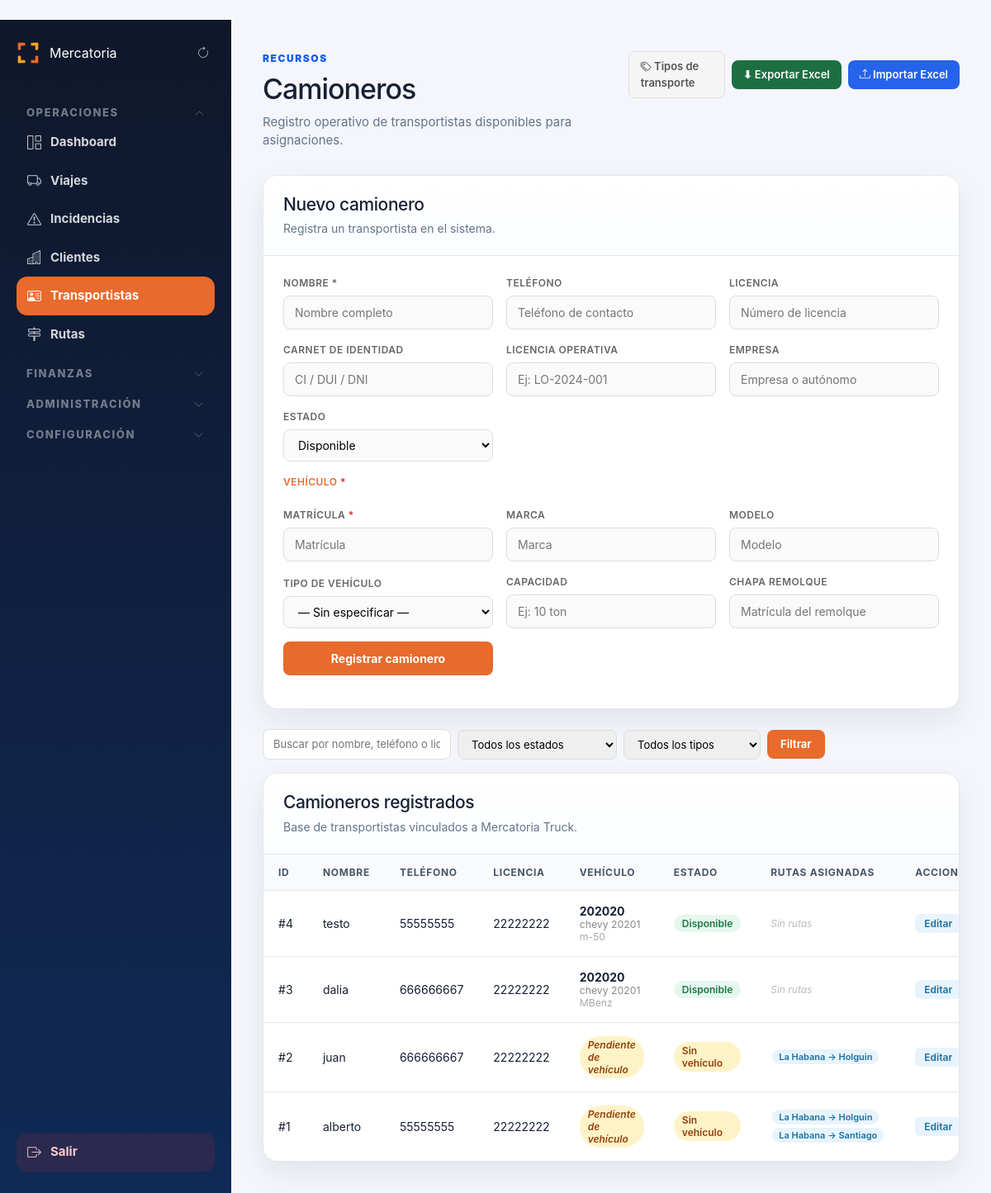
The page /admin/camioneros (signed in) on the database its author committed.
### tables this page shows
CREATE TABLE vehiculos (
        id INTEGER PRIMARY KEY AUTOINCREMENT,
        camionero_id INTEGER,
        matricula TEXT,
        marca TEXT,
        modelo TEXT,
        tipo TEXT,
        capacidad TEXT,
        combustible TEXT,
        estado TEXT DEFAULT 'Disponible',
        activo INTEGER DEFAULT 1,
        fecha_creacion TEXT DEFAULT CURRENT_TIMESTAMP
    , tipo_vehiculo_id INTEGER, placa TEXT, chapa_remolque TEXT);

CREATE TABLE camioneros (
        id INTEGER PRIMARY KEY AUTOINCREMENT,
        nombre TEXT,
        telefono TEXT,
        licencia TEXT,
        matricula TEXT,
        tipo TEXT,
        capacidad TEXT,
        estado TEXT DEFAULT 'Disponible',
        activo INTEGER DEFAULT 1,
        fecha_creacion TEXT DEFAULT CURRENT_TIMESTAMP
    , deleted_at TEXT, deleted_by TEXT, carnet_identidad TEXT, licencia_operativa TEXT, empresa TEXT);

CREATE TABLE rutas (
        id INTEGER PRIMARY KEY AUTOINCREMENT,
        nombre TEXT,
        origen TEXT NOT NULL,
        destino TEXT NOT NULL,
        zona TEXT,
        km_oficiales REAL DEFAULT 0,
        activa INTEGER DEFAULT 1,
        fecha_creacion TEXT DEFAULT CURRENT_TIMESTAMP
    , tarifa_km REAL);

### routes/admin.py (the view, shortened to what this page needs)
@admin_bp.route("/camioneros", methods=["GET", "POST"])
def admin_camioneros():
    if not requiere_admin():
        return redirect("/login")
    conexion = conectar()
    cursor = conexion.cursor()
    error = None
    buscar           = request.args.get("buscar", "").strip()
    filtro_estado    = request.args.get("estado", "").strip()
    filtro_tipo      = request.args.get("tipo_transporte", "").strip()
    pagina           = max(1, int(request.args.get("pagina", 1) or 1))
    por_pagina       = 20
    condiciones = ["(c.activo = 1 OR c.activo IS NULL)", "c.deleted_at IS NULL"]
    params = []
    if buscar:
        condiciones.append(f"(c.nombre LIKE {ph()} OR c.telefono LIKE {ph()} OR c.licencia LIKE {ph()})")
        like = f"%{buscar}%"
        params.extend([like, like, like])
    if filtro_estado:
        condiciones.append(f"LOWER(c.estado) = {ph()}")
        params.append(filtro_estado.lower())
    if filtro_tipo:
        condiciones.append(f"LOWER(COALESCE(v.tipo, '')) = {ph()}")
        params.append(filtro_tipo.lower())
    where = "WHERE " + " AND ".join(condiciones)
    cursor.execute(f"""
        SELECT COUNT(DISTINCT c.id) AS total
        FROM camioneros c
        LEFT JOIN vehiculos v ON v.camionero_id = c.id AND v.activo = 1
        {where}
    """, params)
    total = cursor.fetchone()["total"]
    total_paginas = max(1, (total + por_pagina - 1) // por_pagina)
    pagina = min(pagina, total_paginas)
    offset = (pagina - 1) * por_pagina
    cursor.execute(f"""
        SELECT c.id, c.nombre, c.telefono, c.licencia, c.estado,
               COALESCE(v.matricula, '—') AS vehiculo_matricula,
               COALESCE(v.marca, '') AS vehiculo_marca,
               COALESCE(v.modelo, '') AS vehiculo_modelo,
               COALESCE(v.tipo, '') AS vehiculo_tipo,
               v.id AS vehiculo_id
        FROM camioneros c
        LEFT JOIN vehiculos v ON v.camionero_id = c.id AND v.activo = 1
        {where}
        ORDER BY c.id DESC
        LIMIT ? OFFSET ?
    """, params + [por_pagina, offset])
    lista = cursor.fetchall()
    cursor.execute(
        "SELECT id, nombre FROM tipos_vehiculo WHERE activo = 1 ORDER BY nombre"
    )
    tipos_vehiculo = cursor.fetchall()
    conexion.close()
    rutas_por_camionero = {c["id"]: get_rutas_por_camionero(c["id"]) for c in lista}
    return render_template(
        "admin/camioneros.html",
        lista=lista,
        estados=CAMIONERO_ESTADOS,
        rutas_por_camionero=rutas_por_camionero,
        buscar=buscar,
        filtro_estado=filtro_estado,
        filtro_tipo=filtro_tipo,
        tipos_vehiculo=tipos_vehiculo,
        pagina_actual=pagina,
        total_paginas=total_paginas,
        total=total,
        error=error,
    )

### templates/admin/camioneros.html (shortened to what this page needs)
﻿{% extends "admin/base_admin.html" %}
{% block contenido %}
<div class="page-header">
    <div>
        <span class="eyebrow">Recursos</span>
        <h1>Camioneros</h1>
        <p>Registro operativo de transportistas disponibles para asignaciones.</p>
    </div>
    <div style="display:flex;gap:8px;align-items:center;">
        {% if session.get('rol') == 'admin' %}
        <a href="/admin/catalogos/tipo-transporte"
           style="padding:8px 14px;background:#f5f5f5;color:#555;border:1px solid #ddd;border-radius:8px;font-size:13px;font-weight:600;text-decoration:none;">
            <i class="bi bi-tags"></i> Tipos de transporte
        </a>
        {% endif %}
        <a href="/admin/exportar/camioneros" class="btn-excel-export">⬇ Exportar Excel</a>
        <button class="btn-excel-import" data-bs-toggle="modal" data-bs-target="#modalImportarCamioneros">
            <i class="bi bi-upload"></i> Importar Excel
        </button>
    </div>
</div>
<section class="panel" style="margin-bottom: 24px;">
    <div class="panel-header">
        <div>
            <h2>Nuevo camionero</h2>
            <p>Registra un transportista en el sistema.</p>
        </div>
    </div>
    <div style="padding: 24px;">
        <form method="POST" action="/admin/camioneros" class="form-crud-grid">
            <div class="form-crud-field">
                <label>Nombre *</label>
                <input type="text" name="nombre" class="input-crud" required placeholder="Nombre completo">
            </div>
            <div class="form-crud-field">
                <label>Teléfono</label>
                <input type="text" name="telefono" class="input-crud" placeholder="Teléfono de contacto">
            </div>
            <div class="form-crud-field">
                <label>Licencia</label>
                <input type="text" name="licencia" class="input-crud" placeholder="Número de licencia">
            </div>
            <div class="form-crud-field">
                <label>Carnet de Identidad</label>
                <input type="text" name="carnet_identidad" class="input-crud" placeholder="CI / DUI / DNI">
            </div>
            <div class="form-crud-field">
                <label>Licencia Operativa</label>
                <input type="text" name="licencia_operativa" class="input-crud" placeholder="Ej: LO-2024-001">
            </div>
            <div class="form-crud-field">
                <label>Empresa</label>
                <input type="text" name="empresa" class="input-crud" placeholder="Empresa o autónomo">
            </div>
            <div class="form-crud-field">
                <label>Estado</label>
                <select name="estado" class="input-crud">
                    {% for e in estados %}
                    <option value="{{ e }}">{{ e }}</option>
                    {% endfor %}
                </select>
            </div>
            <div class="form-crud-field" style="grid-column:1/-1;">
                <label style="color:#E86A2C;">Vehículo <span style="color:#DC2626;">*</span></label>
            </div>
            <div class="form-crud-field">
                <label>Matrícula <span style="color:#DC2626;">*</span></label>
                <input type="text" name="matricula" id="campo-matricula" class="input-crud" placeholder="Matrícula" required>
            </div>
            <div class="form-crud-field">
                <label>Marca</label>
                <input type="text" name="marca" class="input-crud" placeholder="Marca">
            </div>
            <div class="form-crud-field">
                <label>Modelo</label>
                <input type="text" name="modelo" class="input-crud" placeholder="Modelo">
            </div>
            <div class="form-crud-field">
                <label>Tipo de vehículo</label>
                <select name="tipo" class="input-crud">
                    <option value="">— Sin especificar —</option>
                </select>
            </div>
            <div class="form-crud-field">
                <label>Capacidad</label>
                <input type="text" name="capacidad" class="input-crud" placeholder="Ej: 10 ton">
            </div>
            <div class="form-crud-field">
                <label>Chapa Remolque</label>
                <input type="text" name="chapa_remolque" class="input-crud" placeholder="Matrícula del remolque">
            </div>
            <div class="form-crud-field form-crud-submit">
                <button type="submit" class="btn-crud-primary">Registrar camionero</button>
            </div>
        </form>
    </div>
</section>
<form method="GET" action="/admin/camioneros" style="display:flex;gap:8px;align-items:center;margin-bottom:16px;flex-wrap:wrap;">
    <input type="text" name="buscar" value="{{ buscar or '' }}"
           placeholder="Buscar por nombre, teléfono o licencia..."
           style="padding:8px 12px;border:1px solid #ddd;border-radius:8px;font-size:13px;min-width:220px;">
    <select name="estado" style="padding:8px 12px;border:1px solid #ddd;border-radius:8px;font-size:13px;">
        <option value="">Todos los estados</option>
    </select>
    <select name="tipo_transporte" style="padding:8px 12px;border:1px solid #ddd;border-radius:8px;font-size:13px;">
        <option value="">Todos los tipos</option>
    </select>
    <button type="submit" style="padding:8px 16px;background:#E86A2C;color:white;border:none;border-radius:8px;font-size:13px;font-weight:700;cursor:pointer;">Filtrar</button>
</form>
<section class="panel">
    <div class="panel-header">
        <div>
            <h2>Camioneros registrados</h2>
            <p>Base de transportistas vinculados a Mercatoria Truck.</p>
        </div>
    </div>
    <div class="table-wrapper">
        <table class="data-table">
            <thead>
                <tr>
                    <th>ID</th>
                    <th>Nombre</th>
                    <th>Teléfono</th>
                    <th>Licencia</th>
                    <th>Vehículo</th>
                    <th>Estado</th>
                    <th>Rutas asignadas</th>
                    <th>Acciones</th>
                </tr>
            </thead>
            <tbody>
                {% for c in lista %}
                <tr>
                    <td>#{{ c.id }}</td>
                    <td>{{ c.nombre }}</td>
                    <td>{{ c.telefono or "—" }}</td>
                    <td>{{ c.licencia or "—" }}</td>
                    <td>
                        {% if c.vehiculo_id %}
                            <strong>{{ c.vehiculo_matricula }}</strong>
                            {% if c.vehiculo_marca or c.vehiculo_modelo %}
                            <br><small style="color:#888;">{{ c.vehiculo_marca }} {{ c.vehiculo_modelo }}</small>
                            {% endif %}
                            {% if c.vehiculo_tipo %}
                            <br><small style="color:#aaa;">{{ c.vehiculo_tipo }}</small>
                            {% endif %}
                        {% else %}
                            <span class="estado-pill" style="background:#fef3c7;color:#92400e;font-style:italic;">Pendiente de vehículo</span>
                        {% endif %}
                    </td>
                    <td>
                        {% if not c.vehiculo_id %}
                            <span class="estado-pill" style="background:#fef3c7;color:#92400e;">Sin vehículo</span>
                        {% else %}
                            <span class="estado-pill estado-{{ c.estado|lower|replace(' ', '-') }}">
                                {{ c.estado or "—" }}
                            </span>
                        {% endif %}
                    </td>
                    <td class="td-rutas">
                        {% set rutas_c = rutas_por_camionero[c.id] %}
                        {% if rutas_c %}
                            {% for r in rutas_c %}
                            <span class="ruta-pill" title="{{ r.km_oficiales }} km">
                                {{ r.origen }} → {{ r.destino }}
                            </span>
                            {% endfor %}
                        {% else %}
                            <span class="sin-rutas">Sin rutas</span>
                        {% endif %}
                    </td>
                    <td class="td-acciones">
                        <a href="/admin/camioneros/{{ c.id }}/editar" class="btn-accion-edit">Editar</a>
                    </td>
                </tr>
                {% else %}
                <tr>
                    <td colspan="8" class="empty-state">No hay camioneros registrados.</td>
                </tr>
                {% endfor %}
            </tbody>
        </table>
    </div>
</section>
{% endblock %}

### rows shown on the page
vehiculos: id "4", nombre "testo", telefono "55555555", licencia "22222222", vehiculo_matricula "202020", vehiculo_marca "chevy", vehiculo_modelo "20201", vehiculo_tipo "m-50", estado "Disponible", shows "Sin rutas"
vehiculos: id "3", nombre "dalia", telefono "666666667", licencia "22222222", vehiculo_matricula "202020", vehiculo_marca "chevy", vehiculo_modelo "20201", vehiculo_tipo "MBenz", estado "Disponible", shows "Sin rutas"
camioneros: id "2", nombre "juan", telefono "666666667", licencia "22222222", shows "Pendiente de vehículo", shows "Sin vehículo"
rutas: origen "La Habana", destino "Holguin"
camioneros: id "1", nombre "alberto", telefono "55555555", licencia "22222222", shows "Pendiente de vehículo", shows "Sin vehículo"
rutas: origen "La Habana", destino "Santiago"

### other values the page prints
form field estado "Disponible"
